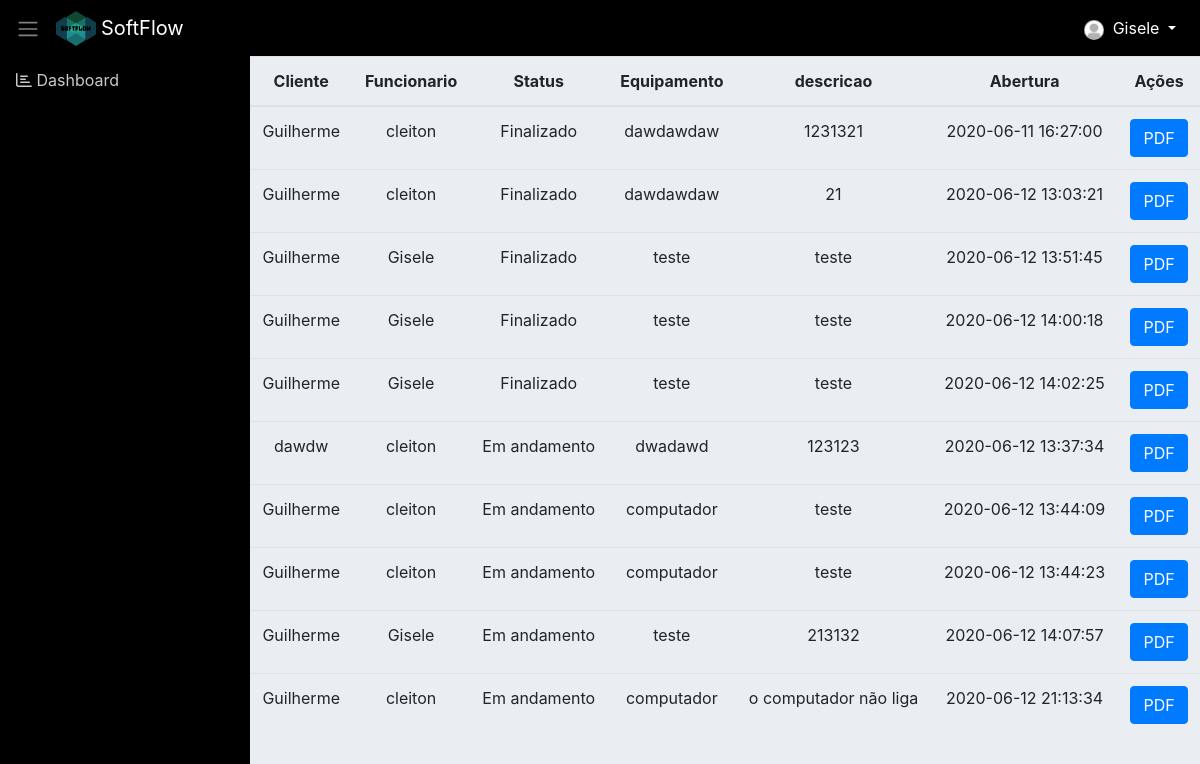
The app's page /chamado_todos.php (signed in), older data.
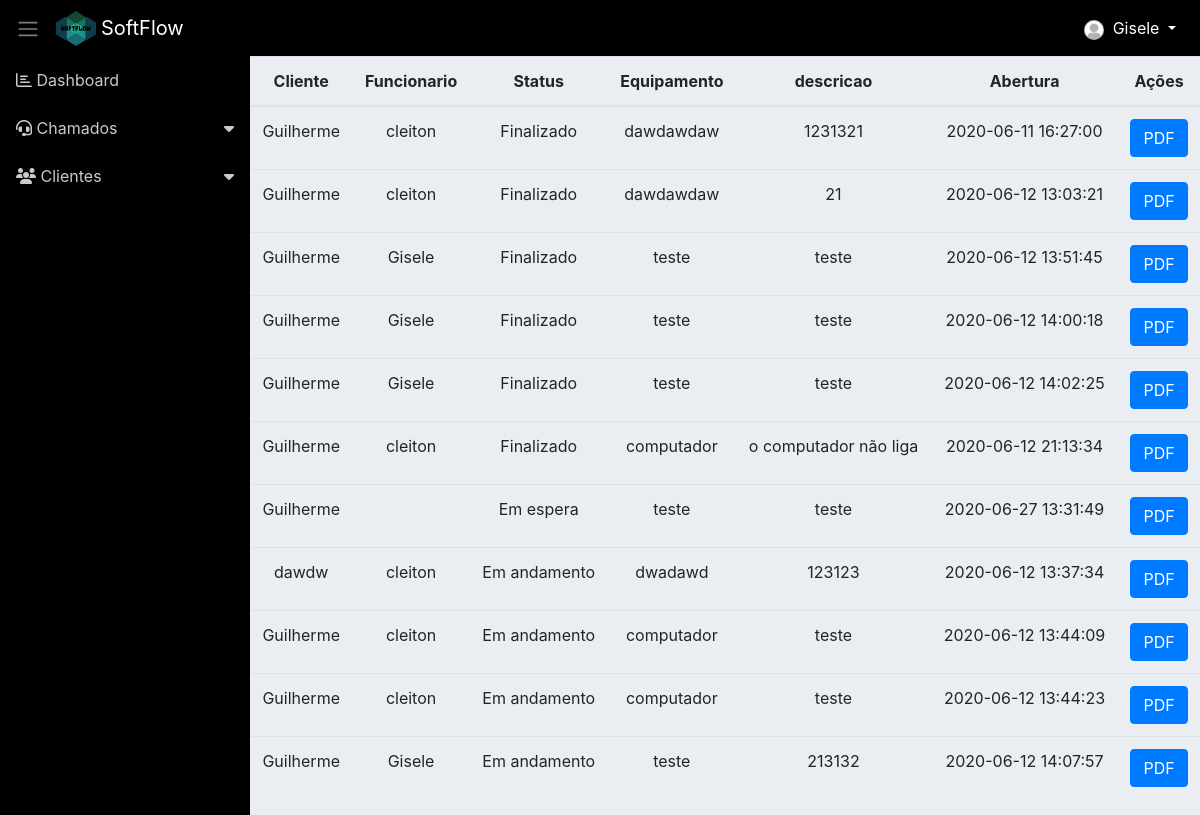
The same page, newer data.
### tables this page shows
CREATE TABLE `chamado` (
  `id` int(11) NOT NULL,
  `id_cliente` int(11) NOT NULL,
  `id_funcionario` int(11) DEFAULT NULL,
  `status` varchar(155) NOT NULL,
  `equipamento` varchar(115) NOT NULL,
  `descricao` varchar(155) NOT NULL,
  `abertura` varchar(155) NOT NULL,
  `encerramento` varchar(155) DEFAULT NULL
);

CREATE TABLE `cliente` (
  `id` int(11) NOT NULL,
  `nome` varchar(255) NOT NULL,
  `cpf` int(50) NOT NULL,
  `telefone` int(50) NOT NULL,
  `sexo` varchar(255) NOT NULL,
  `email` varchar(255) NOT NULL,
  `cep` int(50) NOT NULL,
  `endereco` varchar(150) NOT NULL,
  `created` varchar(255) DEFAULT NULL
);

CREATE TABLE `funcionario` (
  `id` int(11) NOT NULL,
  `nome` varchar(114) NOT NULL,
  `cpf` varchar(115) NOT NULL,
  `rg` int(30) NOT NULL,
  `nascimento` varchar(30) NOT NULL,
  `email` varchar(115) NOT NULL,
  `endereco` varchar(150) NOT NULL,
  `cep` int(50) NOT NULL,
  `estado` varchar(50) NOT NULL,
  `telefone` int(10) NOT NULL,
  `tituloEleitor` varchar(115) NOT NULL,
  `escolaridade` varchar(115) NOT NULL,
  `ctps` varchar(115) NOT NULL,
  `sexo` varchar(30) NOT NULL,
  `senha` varchar(115) NOT NULL,
  `id_cargo` int(11) NOT NULL,
  `created` varchar(255) DEFAULT NULL
);

### classes/Model.php (called while the page is built, shortened)
<?php
require_once 'Conn.php';
class Model
{
    public function __construct()
    {
        $conn = new Conn();
        $this->db = $conn->getConn();
    }
}

### classes/Conn.php (called while the page is built)
<?php
class Conn {
    public static $Host = "localhost";
    public static $User = "root";
    public static $Pass = "";
    public static $Dbname = "sistema_informatica_pi";
    private static $Connect = null;
    private static function Conectar() {
        try {
            if(self::$Connect == null):
                self::$Connect = new PDO('mysql:host=' . self::$Host .';dbname='.self::$Dbname, self::$User, self::$Pass);
            endif;
        } catch (Exception $ex) {
            echo 'Mensagem: ' . $ex->getMessage();
            die;
        }
        return self::$Connect;
    }
    public function getConn() {
        return self::Conectar();
    }
}

### classes/ChamadoDAO.php (called while the page is built, shortened)
<?php
require_once 'Model.php';
class ChamadoDAO extends Model
{
    public function __construct() {
    	$this->tabela = 'chamado';
    	$this->class = 'Chamado';
    }
        public function listarTodos($funcionario)
    {
        $sql = "SELECT ch.*, cl.nome AS nome_cliente, fn.nome AS nome_funcionario FROM {$this->tabela} ch
        LEFT JOIN cliente cl ON cl.id = ch.id_cliente
        LEFT JOIN funcionario fn ON fn.id = ch.id_funcionario
        ORDER BY ch.status DESC";
        $stmt = $this->db->prepare($sql);
        $stmt->setFetchMode(PDO::FETCH_CLASS, $this->class);
        $stmt->execute();
        return $stmt->fetchAll();
    }
}

### classes/Chamado.php (called while the page is built, shortened)
<?php
class Chamado
{
	private $status;
	private $descricao;
	private $abertura;
    private $equipamento;
    public function getStatus()
    {
        return $this->status;
    }
    public function getDescricao()
    {
        return $this->descricao;
    }
    public function getAbertura()
    {
        return $this->abertura;
    }
    public function getEquipamento()
    {
        return $this->equipamento;
    }
}

### chamado_todos.php (the view, shortened to what this page needs)
<?php include 'layout/header.php'; ?>
<?php include './layout/menu.php'; ?>
<?php
require 'classes/Chamado.php';
require 'classes/ChamadoDAO.php';
$chamadoDAO = new ChamadoDAO();
$funcionario = $_SESSION['id_funcionario'];
$chamados = $chamadoDAO->listarTodos($funcionario);
?>
<div style="width: 100%;">
	<table class="table text-center">
		<thead>
			<tr>
				<th>Cliente</th>
				<th>Funcionario</th>
				<th>Status</th>
				<th>Equipamento</th>
				<th>descricao</th>
				<th>Abertura</th>
				<th>Ações</th>
			</tr>
		</thead>
		<tbody>
			<?php foreach ($chamados as $chamado) { ?>
				<tr>
					<td><?= $chamado->nome_cliente; ?></td>
					<td><?= $chamado->nome_funcionario; ?></td>
					<td><?= $chamado->getStatus() ?></td>
					<td><?= $chamado->getEquipamento() ?></td>
					<td><?= $chamado->getDescricao() ?></td>
					<td><?= $chamado->getAbertura() ?></td>
					<td>
						<a href="teste_pdf.php" class="btn btn-primary">PDF</a>
					</td>
				</tr>
			<?php } ?>
		</tbody>
	</table>
</div>
<?php include 'layout/footer.php'; ?>

### layout/menu.php (shortened to what this page needs)
<?php
  $permissaoClienteMenu = retornaControle('cliente');
  $permissaoChamadoMenu = retornaControle('chamado');
?>
<nav class="sidebar">
    <ul class="list-unstyled">
        <li><a href="adm.php"><i class="far fa-chart-bar"></i></i> Dashboard</a></li>
        <?php if(!empty($permissaoChamadoMenu)): ?>
        <li>
            <a href="#submenu4" data-toggle="collapse">
                <i class="fas fa-headset"></i> Chamados</a>
        </li>
        <?php endif; ?>
        <?php if(!empty($permissaoClienteMenu)): ?>
        <li>
            <a href="#submenu3" data-toggle="collapse">
            <i class="fas fa-users fa"></i> Clientes</a>
        </li>
        <?php endif; ?>
    </ul>
</nav>

Row changes from the older to the newer data that the page shows:
changed chamado "o computador não liga": status "Em andamento" → "Finalizado"; moves up the list
added chamado: id_cliente.nome "Guilherme", status "Em espera", equipamento "teste", descricao "teste", abertura "2020-06-27 13:31:49"
Text that changed along with them:
text now shown: "Chamados Clientes"
